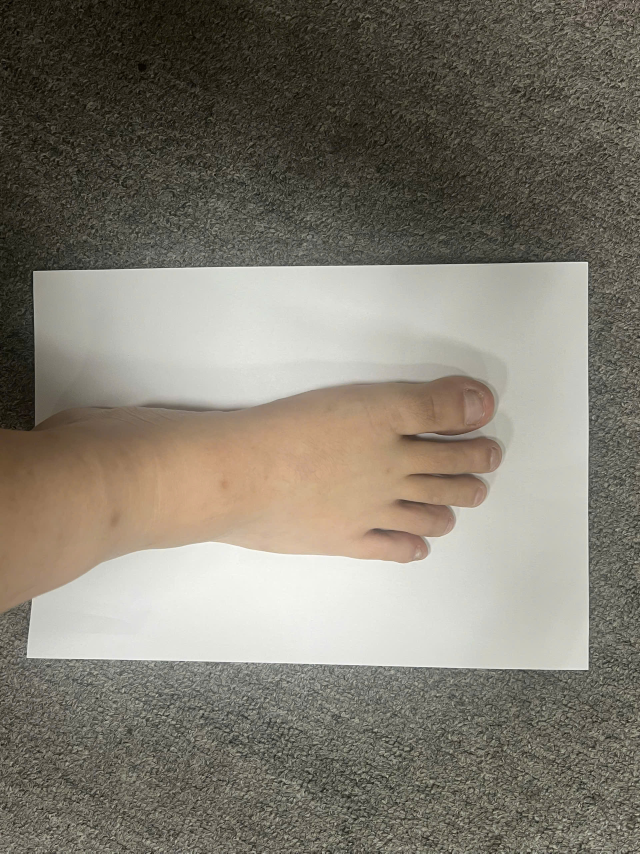
#> input picture data/barefeet1.jpeg, 1920 x 2560 px (shown at 1/3 size)
$ python -i utils.py   (imports and definitions only)
#> lines starting #> are read from the running program, lines starting #| are printed output that depends on the picture; after the words box and inside, x2 and y2 are one past the last pixel; in counts of white or black regions, pixels touching at a corner belong together
#> further down, picture is the input picture: shape (2560, 1920, 3); mean B, G, R 111.6, 123.4, 128.8
from sklearn.cluster import KMeans
import random as rng
import cv2
import imutils
import argparse
# from skimage.io import imread
import numpy as np
import matplotlib.pyplot as plt


# [77 lines left out: functions preprocess, plotImage, cropOrig, overlayImage, kMeans_cluster, not called in this run]


def edgeDetection(clusteredImage):
  #gray = cv2.cvtColor(hsvImage, cv2.COLOR_BGR2GRAY)
  edged1 = cv2.Canny(clusteredImage, 0, 255)
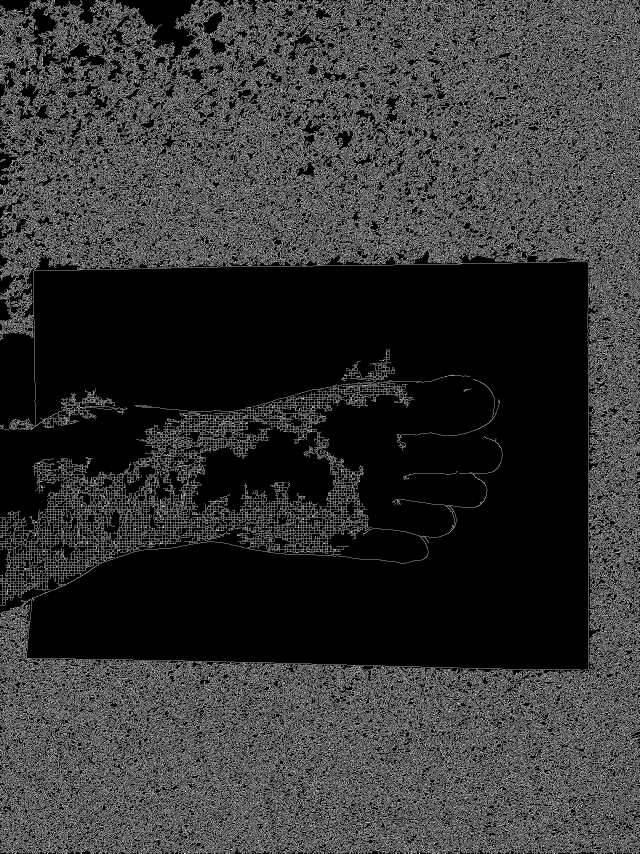
#> edged1: shape (2560, 1920) (shown at 1/3 size); 20.5% white in thin lines or dots
  edged = cv2.dilate(edged1, None, iterations=1)
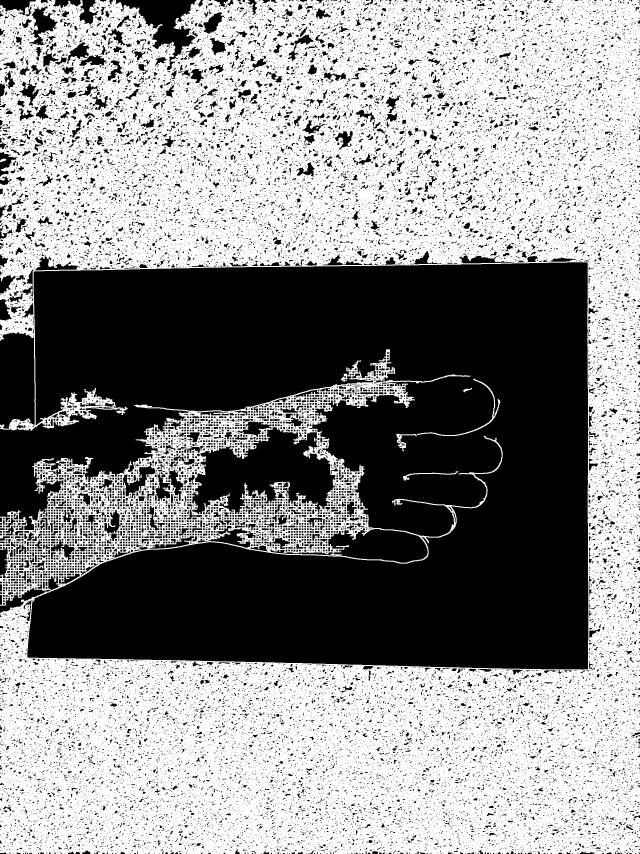
#> edged: shape (2560, 1920) (shown at 1/3 size); 55.5% white; 32482 black regions (27367 under 20 px), largest, box (x1, y1, x2, y2) and area: (0, 787, 1765, 2009) 1591863, (566, 1281, 1006, 1551) 65798, (0, 996, 104, 1286) 27168
  edged = cv2.erode(edged, None, iterations=1)
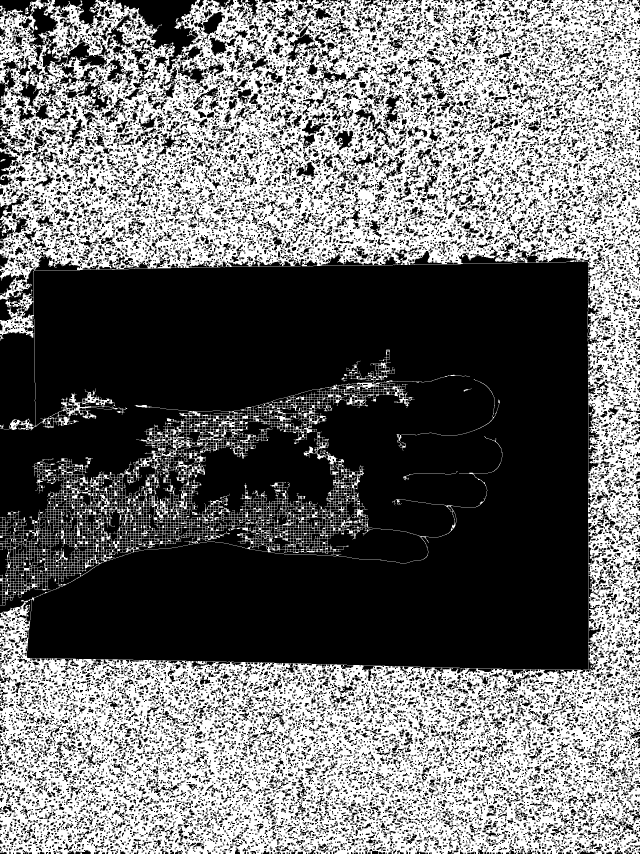
#> edged: shape (2560, 1920) (shown at 1/3 size); 42.7% white; 14 white regions (5 under 20 px), largest, box (x1, y1, x2, y2) and area: (0, 0, 1920, 2560) 1995531, (0, 1049, 1507, 1816) 100541, (1252, 1137, 1500, 1307) 535
  return edged

# [63 lines left out: functions getBoundingBox, drawCnt, calcFeetSize, not called in this run]

>>> import cv2
>>> picture = cv2.imread('data/barefeet1.jpeg')
>>> result = edgeDetection(picture)

$ run again, on data/barefeet_1.jpeg
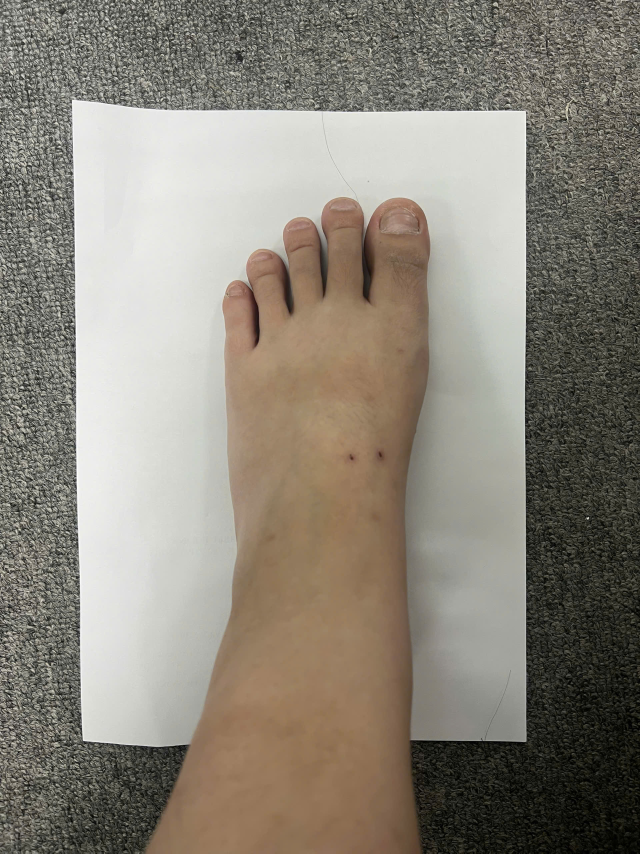
#> input picture data/barefeet_1.jpeg, 1920 x 2560 px (shown at 1/3 size)
#> picture is the input picture: shape (2560, 1920, 3); mean B, G, R 121.6, 132.7, 138.8
#> in edgeDetection, `edged1 = cv2.Canny(clusteredImage, 0, 255)`:
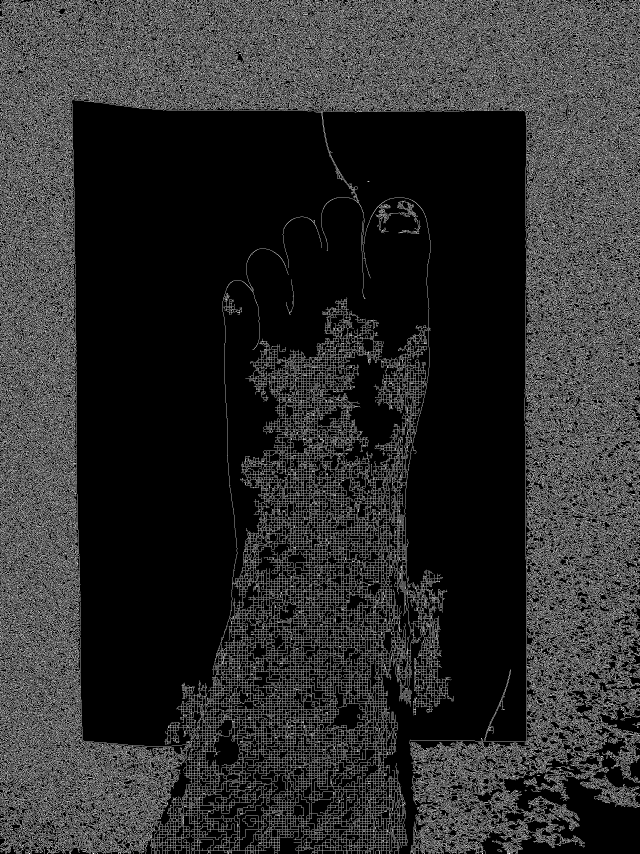
#> edged1: shape (2560, 1920) (shown at 1/3 size); 18% white in thin lines or dots
#> in edgeDetection, `edged = cv2.erode(edged, None, iterations=1)`:
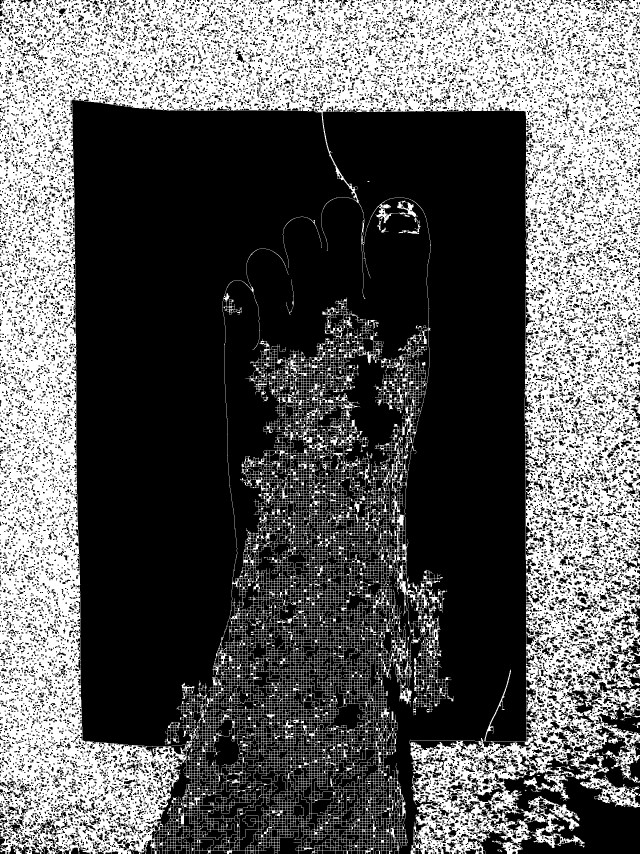
#> edged: shape (2560, 1920) (shown at 1/3 size); 36.6% white; 14 white regions (6 under 20 px), largest, box (x1, y1, x2, y2) and area: (0, 0, 1920, 2560) 1797074, (848, 650, 966, 804) 371, (858, 838, 881, 945) 188

$ run again, on data/barefeet_2.jpeg
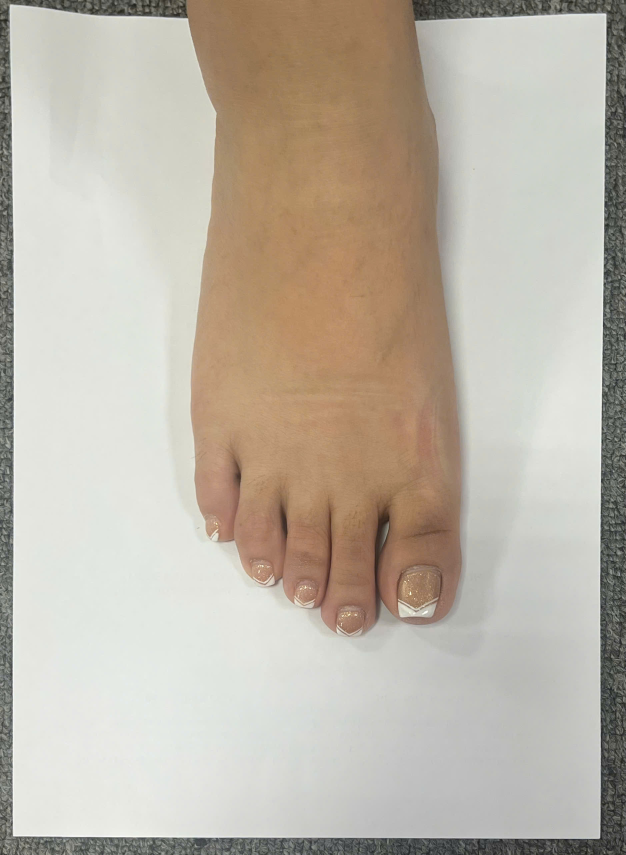
#> input picture data/barefeet_2.jpeg, 1878 x 2564 px (shown at 1/3 size)
#> picture is the input picture: shape (2564, 1878, 3); mean B, G, R 168.2, 181, 189.4
#> in edgeDetection, `edged1 = cv2.Canny(clusteredImage, 0, 255)`:
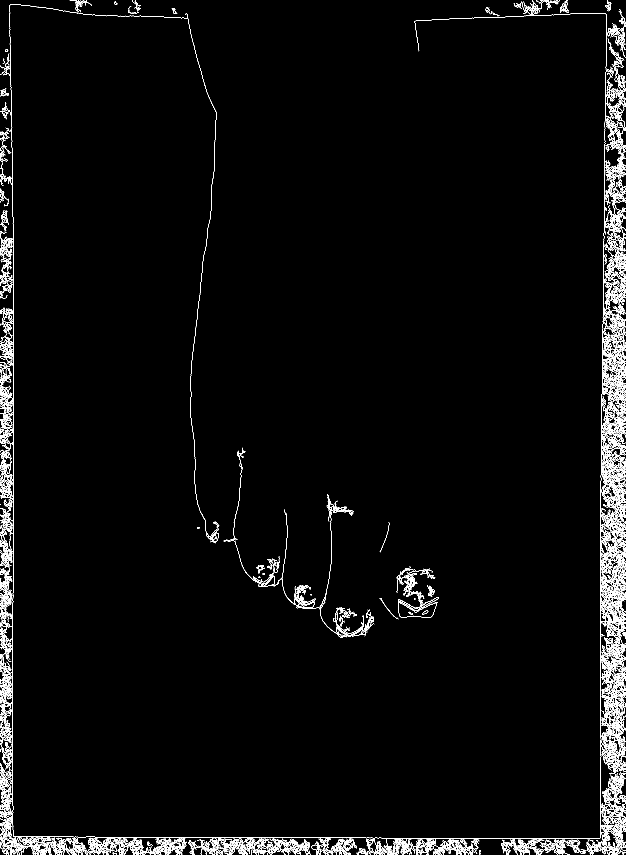
#> edged1: shape (2564, 1878) (shown at 1/3 size); 2.2% white in thin lines or dots
#> in edgeDetection, `edged = cv2.erode(edged, None, iterations=1)`:
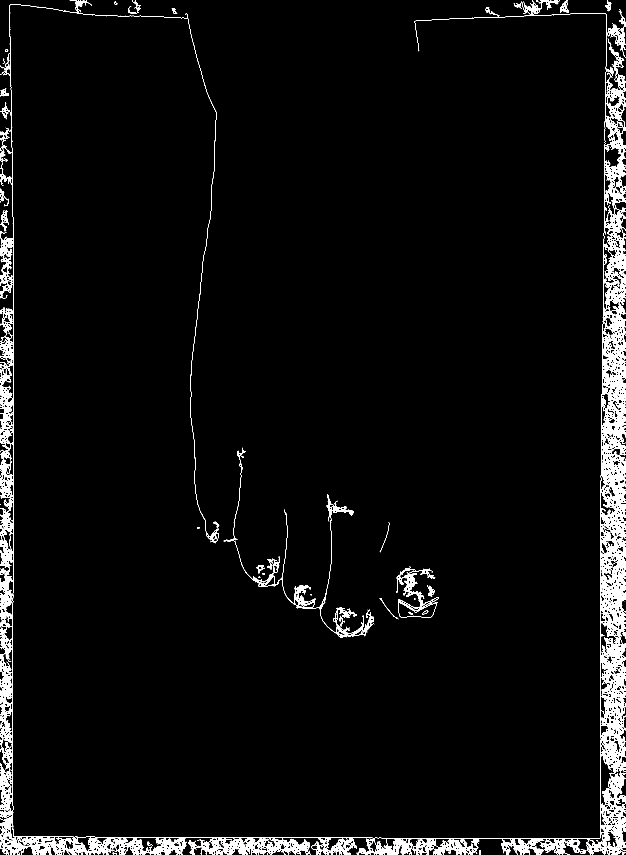
#> edged: shape (2564, 1878) (shown at 1/3 size); 4% white; 37 white regions (5 under 20 px), largest, box (x1, y1, x2, y2) and area: (0, 0, 1878, 2564) 174588, (703, 1483, 1123, 1913) 6978, (1189, 1698, 1316, 1853) 3506
